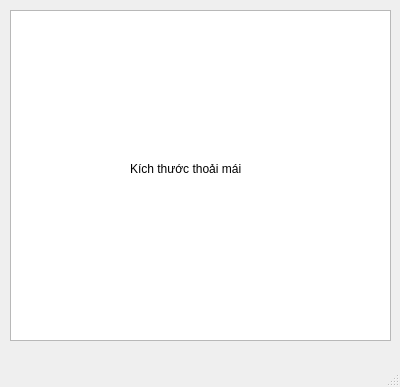
<?xml version="1.0" encoding="UTF-8"?>
<ui version="4.0">
 <class>MainWindow</class>
 <widget class="QMainWindow" name="MainWindow">
  <property name="geometry">
   <rect>
    <x>0</x>
    <y>0</y>
    <width>400</width>
    <height>387</height>
   </rect>
  </property>
  <property name="windowTitle">
   <string>Chart</string>
  </property>
  <widget class="QWidget" name="centralwidget">
   <widget class="QTableView" name="tableView">
    <property name="geometry">
     <rect>
      <x>10</x>
      <y>10</y>
      <width>381</width>
      <height>331</height>
     </rect>
    </property>
   </widget>
   <widget class="QLabel" name="label">
    <property name="geometry">
     <rect>
      <x>130</x>
      <y>160</y>
      <width>151</width>
      <height>17</height>
     </rect>
    </property>
    <property name="text">
     <string>Kích thước thoải mái</string>
    </property>
   </widget>
  </widget>
  <widget class="QMenuBar" name="menubar">
   <property name="geometry">
    <rect>
     <x>0</x>
     <y>0</y>
     <width>400</width>
     <height>22</height>
    </rect>
   </property>
  </widget>
  <widget class="QStatusBar" name="statusbar"/>
 </widget>
 <resources/>
 <connections/>
</ui>
